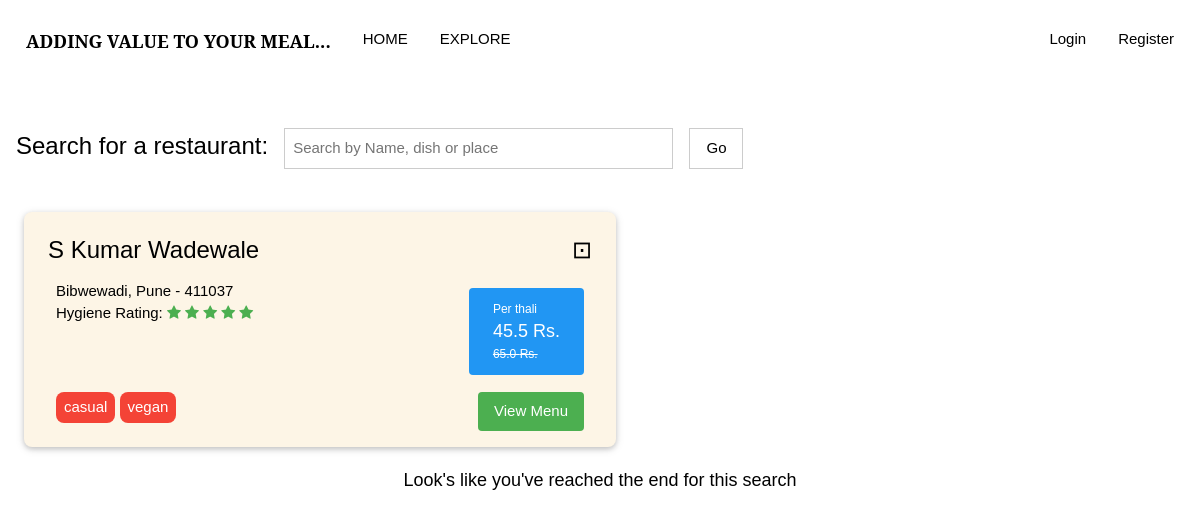
The page /search?text_query_name= on the database its author committed.
### main.py (models this page shows)
class RestaurantsDB(db.Model):
	id = db.Column(db.Integer, primary_key=True, unique=True)
	name = db.Column(db.String(80))
	menu = db.Column(db.String(80))
	rating = db.Column(db.Integer)
	address = db.Column(db.String(80))
	phone = db.Column(db.String(20))
	opening_timing = db.Column(db.String(80))
	closing_timing = db.Column(db.String(80))
	tags = db.Column(db.String(80))
	owner = db.Column(db.Integer)
	images = db.relationship('ImagesDB', backref='parent_rest')
	monthly_items = db.Column(db.String(300))
	vegetarian = db.Column(db.Boolean)
	average_cost = db.Column(db.Float)
	orders = db.Column(db.String)
	main_menu_name = db.Column(db.String)
	main_menu_price = db.Column(db.Float)

### main.py (the view, shortened to what this page needs)
@app.route("/search", methods=["GET"])
def search():
	query_result = []
	if request.method == "GET":
		text_query = request.args.get("text_query_name")
		if text_query != None:
			text_query_list = text_query.split()
			query_result = RestaurantsDB.query.filter(RestaurantsDB.name.contains(text_query), RestaurantsDB.rating.isnot(None)).all()
			for restaurant in RestaurantsDB.query.all():
				print(restaurant.rating)
				if restaurant in query_result or restaurant.rating == None:
					continue
		else:
			text_query = ""
	if "user" in session:
		loggedIn = [session["username"], session["account_type"], session["user"]]
	else:
		loggedIn = None
	return render_template("search.html", logged_in=loggedIn, query_result=query_result, text_query=text_query)

### templates/search.html (shortened to what this page needs)
{% extends "base.html" %}
{% block css %}
	<link rel="stylesheet" href="http://static.sasongsmat.nu/fonts/vegetarian.css" />
{% endblock %}
{% block content %}
	<form method="get">
		<div class="w3-container w3-margin-top w3-padding">
			<div class="w3-xlarge w3-left w3-margin-right">Search for a restaurant:</div>
			<input type="text" class="w3-input w3-third w3-border" name="text_query_name"placeholder="Search by Name, dish or place" value="{{text_query}}" />
			<input type="submit" class="w3-button w3-border w3-margin-left w3-hover-green" name="button_submit" value="Go"/>
		</div>
	</form>
	<div class="w3-container w3-padding-small">
	{% for restaurant in query_result %}
		<div class="w3-card w3-margin w3-round-large w3-hover-shadow w3-sand				{% if restaurant.images %}
						w3-twothird
					{% else %}
						w3-half
					{% endif %}"	>
			<div class="w3-container w3-rest">
				<div class="w3-margin-top w3-xlarge w3-padding-small">
					{{restaurant.name}}
					{% if restaurant.vegetarian == 1 %}
						<span class="vegetarianicon w3-right">⊡</span>
					{% endif %}
				</div>
				<div class=" w3-large w3-right w3-round w3-padding w3-blue w3- w3-margin">
							<div class="w3-container w3-padding-small">
								<span class="w3-left-align w3-small">Per thali
								</span>
								<br>
								{{ restaurant.main_menu_price * 0.7}} Rs.
								<br>
								<span style="text-decoration: line-through;" class="w3-small w3-center">
									{{ restaurant.main_menu_price }} Rs.</span>
							</div>
						</div>
				<div class="w3-padding w3-text-black">
					{{restaurant.address}}<br/>
					Hygiene Rating:
					{% for star in range(restaurant.rating|int) %}
						<i class="fa fa-star w3-text-green"></i>
					{% endfor %}
					<br/>
					<div class="w3-left-align">
						<br/><br/><br/>
						{% for tag in restaurant.tags.split(", ")[:3] %}
							<a href="/search?text_query_name={{tag}}" class=" w3-red w3-round-large w3-padding-small w3-button">{{tag}}</a>
						{% endfor %}
						<a href="/restaurant/{{restaurant.id}}" class="w3-button w3-right w3-green w3-round w3-padding w3-margin-bottom">View Menu</a>
					</div>
				</div>
			</div>
		</div>
	{% endfor %}
	</div>
	<div class="w3-container w3-center w3-large w3-margin-top-32">
		Look's like you've reached the end for this search
	</div>
{% endblock %}

### static/style/w3css.css (style rules this page uses)
html { box-sizing:border-box }
*,*:before,*:after { box-sizing:inherit }
html { -ms-text-size-adjust:100%;-webkit-text-size-adjust:100% }
body { margin:0 }
a { background-color:transparent }
button,input,select,textarea,optgroup { font:inherit;margin:0 }
button,input { overflow:visible }
button,[type=button],[type=reset],[type=submit] { -webkit-appearance:button }
html,body { font-family:Verdana,sans-serif;font-size:15px;line-height:1.5 }
html { overflow-x:hidden }
a { color:inherit }
.w3-btn,.w3-button { border:none;display:inline-block;padding:8px 16px;vertical-align:middle;overflow:hidden;text-decoration:none;color:inherit;background-color:inherit;text-align:center;cursor:pointer;white-space:nowrap }
.w3-btn,.w3-button { -webkit-touch-callout:none;-webkit-user-select:none;-khtml-user-select:none;-moz-user-select:none;-ms-user-select:none;user-select:none }
.w3-input { padding:8px;display:block;border:none;border-bottom:1px solid #ccc;width:100% }
.w3-container:after,.w3-container:before,.w3-panel:after,.w3-panel:before,.w3-row:after,.w3-row:before,.w3-row-padding:after,.w3-row-padding:before, .w3-cell-row:before,.w3-cell-row:after,.w3-clear:after,.w3-clear:before,.w3-bar:before,.w3-bar:after { content:"";display:table;clear:both }
.w3-col,.w3-half,.w3-third,.w3-twothird,.w3-threequarter,.w3-quarter { float:left;width:100% }
@media (min-width:601px) { .w3-col.m4,.w3-third { width:33.33333% } }
@media (min-width:601px) { .w3-col.m6,.w3-half { width:49.99999% } }
.w3-rest { overflow:hidden }
.w3-round,.w3-round-medium { border-radius:4px }
.w3-round-large { border-radius:8px }
.w3-container,.w3-panel { padding:0.01em 16px }
.w3-card,.w3-card-2 { box-shadow:0 2px 5px 0 rgba(0,0,0,0.16),0 2px 10px 0 rgba(0,0,0,0.12) }
.w3-small { font-size:12px!important }
.w3-large { font-size:18px!important }
.w3-xlarge { font-size:24px!important }
.w3-left-align { text-align:left!important }
.w3-center { text-align:center!important }
.w3-border { border:1px solid #ccc!important }
.w3-margin { margin:16px!important }
.w3-margin-top { margin-top:16px!important }
.w3-margin-bottom { margin-bottom:16px!important }
.w3-margin-left { margin-left:16px!important }
.w3-margin-right { margin-right:16px!important }
.w3-padding-small { padding:4px 8px!important }
.w3-padding { padding:8px 16px!important }
.w3-left { float:left!important }
.w3-right { float:right!important }
.w3-blue,.w3-hover-blue:hover { color:#fff!important;background-color:#2196F3!important }
.w3-green,.w3-hover-green:hover { color:#fff!important;background-color:#4CAF50!important }
.w3-red,.w3-hover-red:hover { color:#fff!important;background-color:#f44336!important }
.w3-sand,.w3-hover-sand:hover { color:#000!important;background-color:#fdf5e6!important }
.w3-text-green,.w3-hover-text-green:hover { color:#4CAF50!important }
.w3-text-black,.w3-hover-text-black:hover { color:#000!important }

### rows shown on the page
RestaurantsDB: name "S Kumar Wadewale", restaurant.main_menu_price*0.7 "45.5", main_menu_price "65.0", address "Bibwewadi, Pune - 411037", rating 5 (drawn), 3 "casual" "vegan"
